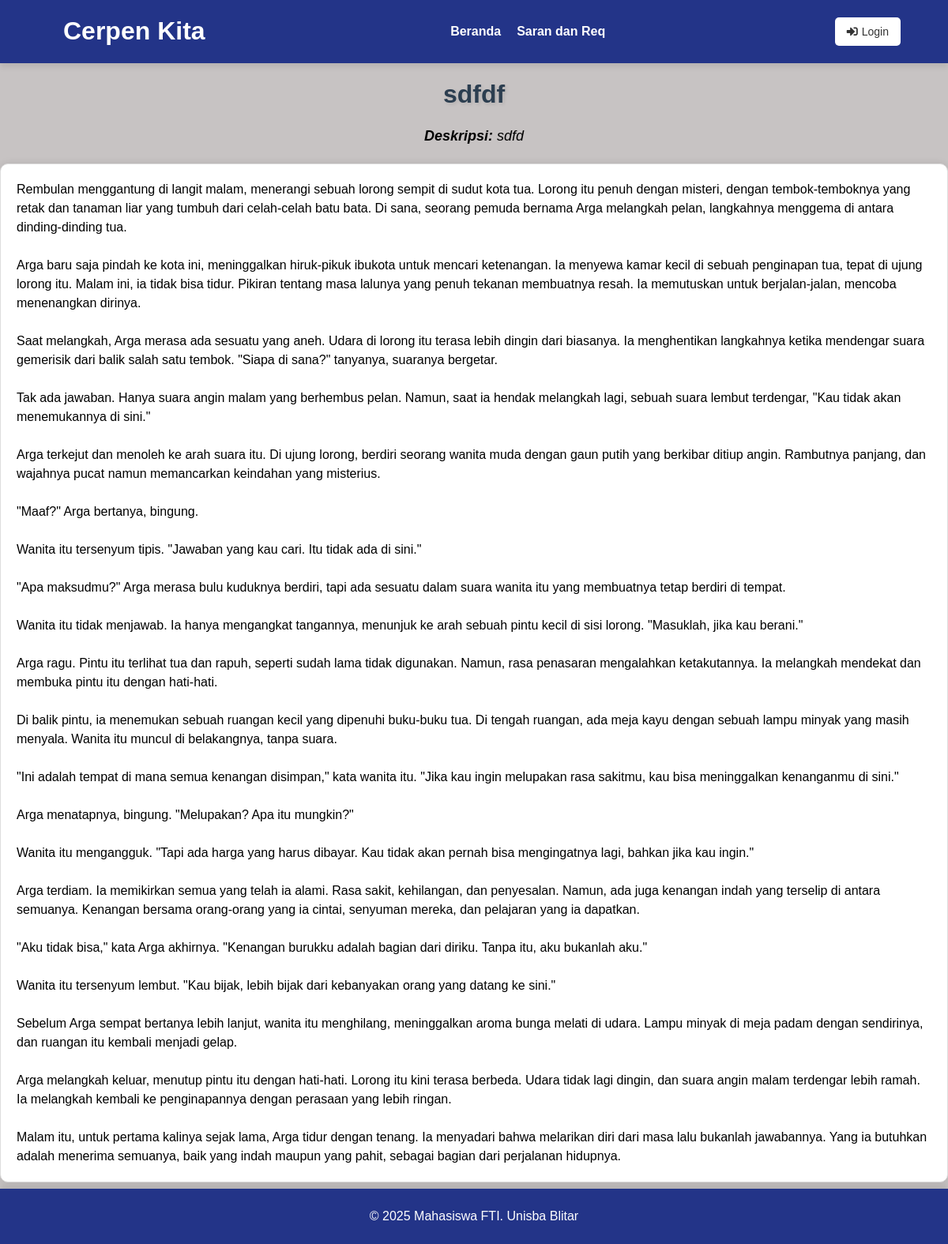
The app's page /cerita.php?id=12 with its own data.
### tables this page shows
CREATE TABLE `cerita` (
  `id` int(11) NOT NULL,
  `judul` varchar(255) NOT NULL,
  `deskripsi` text NOT NULL,
  `konten` text NOT NULL,
  `kategori` varchar(50) NOT NULL,
  `gambar` varchar(255) NOT NULL
);

### cerita.php (the view, shortened to what this page needs)
<?php
include 'header.php';
$id = $_GET['id'];
$sql = "SELECT judul, deskripsi, konten FROM cerita WHERE id = ?";
$stmt = $conn->prepare($sql);
$stmt->bind_param("i", $id);
$stmt->execute();
$result = $stmt->get_result();
$cerita = $result->fetch_assoc();
?>
<!DOCTYPE html>
<html lang="id">
<head>
    <link rel="stylesheet" href="styles.css">
</head>
<body>
    <h1 class="cerita-judul"><?= htmlspecialchars($cerita['judul']) ?></h1>
    <p class="cerita-deskripsi"><strong>Deskripsi:</strong> <?= htmlspecialchars($cerita['deskripsi']) ?></p>
    <p class="cerita-konten"><?= nl2br(htmlspecialchars($cerita['konten'])) ?></p>
    <a href="index.php" class="btn-kembali">Kembali</a>
</body>
</html>
<?php
include 'footer.php';
?>

### styles.css (style rules this page uses)
body { font-family: "Arial", sans-serif; margin: 0; background-color: #c7c3c3; }

### cerita.php (style rules this page uses)
.cerita-judul { text-align: center; font-size: 32px; font-weight: bold; margin-bottom: 20px; color: #2c3e50; text-shadow: 2px 2px 4px rgba(0, 0, 0, 0.1); }
.cerita-deskripsi { text-align: center; font-size: 18px; margin-bottom: 20px; font-style: italic; line-height: 1.6; }
.cerita-konten { font-size: 16px; line-height: 1.5; padding: 20px; border: 1px solid #ddd; border-radius: 10px; box-shadow: 0 0 10px rgba(0, 0, 0, 0.1); background-color: #ffffff; margin: 20px auto; max-width: 1200px; }
.btn-kembali { display: block; width: fit-content; margin: 20px auto; padding: 10px 20px; background-color: #3498db; color: #ffffff; text-decoration: none; border-radius: 5px; text-align: center; transition: background-color 0.3s ease; }

### records on screen
cerita: judul "sdfdf", deskripsi "sdfd", konten "Rembulan menggantung di langit malam, menerangi sebuah lorong sempit di sudut kota tua. Lorong itu penuh dengan misteri, dengan tembok-temboknya yang retak dan tanaman liar yang tumbuh dari celah-celah batu bata. Di sana, seorang pemuda bernama Arga melangkah pelan, langkahnya menggema di antara dinding-dinding tua. Arga baru saja pindah ke kota ini, meninggalkan hiruk-pikuk ibukota untuk mencari ketenangan. Ia menyewa kamar kecil di sebuah penginapan tua, tepat di ujung lorong itu. Malam ini, ia tidak bisa tidur. Pikiran tentang masa lalunya yang penuh tekanan membuatnya resah. Ia memutuskan untuk berjalan-jalan, mencoba menenangkan dirinya. Saat melangkah, Arga merasa ada sesuatu yang…"
